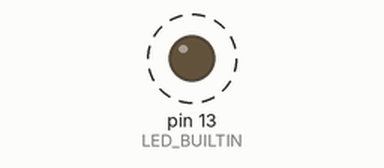
Simulated run of this sketch. Board: Arduino Uno, built with avr-gcc and run on an emulated ATmega328P. Parts: output pins drawn as LEDs (lit = HIGH). Dashed ring = blinking.

Above: at 0.5 s.
Timing chart, 0 to 4.6 s (numbered marks = the images above):
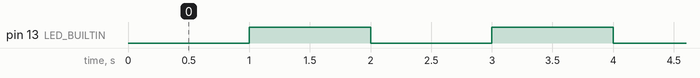

The sketch:

blinkSemDelay.ino
```cpp
// (licence header left out)
const unsigned long intervaloMs = 1000; // Tempo até acender/apagar
unsigned long instanteAnterior = millis();
bool ledAceso = false;

void setup() {
	pinMode(LED_BUILTIN, OUTPUT);
	digitalWrite(LED_BUILTIN, LOW); // Inicialmente apagado
}
void loop() {
	unsigned long instanteAtual = millis();

	if (instanteAtual - instanteAnterior >= intervaloMs) {
		instanteAnterior += intervaloMs; // Alternativa:  = instanteAtual
		ledAceso = !ledAceso;
		if (ledAceso) {
			digitalWrite(LED_BUILTIN, HIGH);
		} else {
			digitalWrite(LED_BUILTIN, LOW);
		}
	}
}
```

Measured:
- by itself, pin 13 (LED_BUILTIN): alternates HIGH for 1.0 s and LOW for 1.0 s
